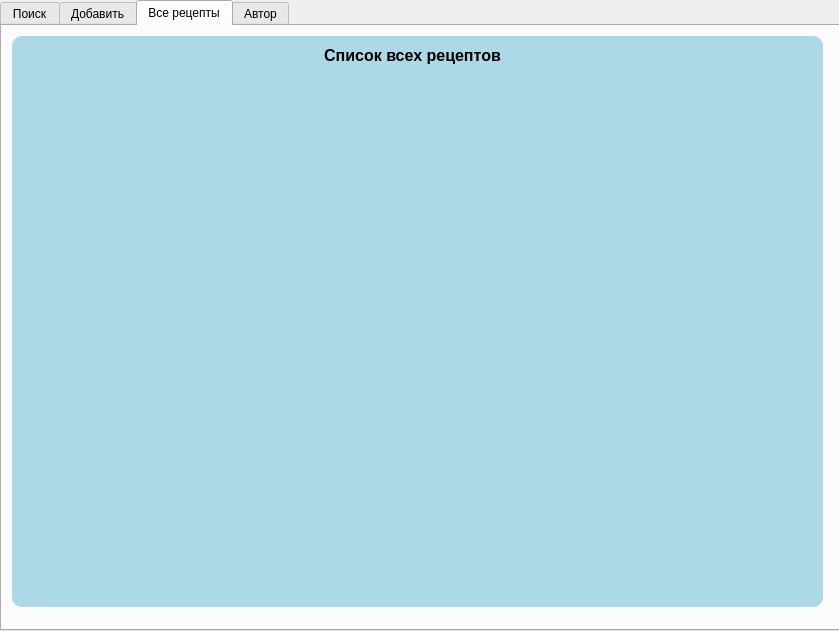
<?xml version="1.0" encoding="UTF-8"?>
<ui version="4.0">
 <class>MainWindow</class>
 <widget class="QMainWindow" name="MainWindow">
  <property name="geometry">
   <rect>
    <x>0</x>
    <y>0</y>
    <width>839</width>
    <height>631</height>
   </rect>
  </property>
  <property name="windowTitle">
   <string>MainWindow</string>
  </property>
  <property name="styleSheet">
   <string notr="true"/>
  </property>
  <widget class="QWidget" name="centralwidget">
   <widget class="QWidget" name="verticalLayoutWidget">
    <property name="geometry">
     <rect>
      <x>0</x>
      <y>0</y>
      <width>841</width>
      <height>631</height>
     </rect>
    </property>
    <layout class="QVBoxLayout" name="verticalLayout">
     <property name="rightMargin">
      <number>0</number>
     </property>
     <item>
      <widget class="QTabWidget" name="tabWidget">
       <property name="styleSheet">
        <string notr="true"/>
       </property>
       <property name="currentIndex">
        <number>2</number>
       </property>
       <widget class="QWidget" name="widget_4">
        <attribute name="title">
         <string>Поиск</string>
        </attribute>
        <widget class="QWidget" name="horizontalLayoutWidget">
         <property name="geometry">
          <rect>
           <x>10</x>
           <y>10</y>
           <width>791</width>
           <height>51</height>
          </rect>
         </property>
         <layout class="QHBoxLayout" name="horizontalLayout0000">
          <item>
           <widget class="QLineEdit" name="search_input">
            <property name="alignment">
             <set>Qt::AlignCenter</set>
            </property>
            <property name="placeholderText">
             <string>Введите здесь название, описание или сложность рецепта</string>
            </property>
           </widget>
          </item>
          <item>
           <widget class="QPushButton" name="search_btn">
            <property name="text">
             <string>Искать</string>
            </property>
           </widget>
          </item>
         </layout>
        </widget>
        <widget class="QWidget" name="verticalLayoutWidget_4">
         <property name="geometry">
          <rect>
           <x>10</x>
           <y>219</y>
           <width>791</width>
           <height>361</height>
          </rect>
         </property>
         <layout class="QVBoxLayout" name="verticalLayout_3">
          <item>
           <widget class="QLabel" name="label_3">
            <property name="maximumSize">
             <size>
              <width>16777215</width>
              <height>50</height>
             </size>
            </property>
            <property name="styleSheet">
             <string notr="true">font-weight: bold; font-size: 16px;</string>
            </property>
            <property name="text">
             <string>Результаты поиска</string>
            </property>
            <property name="alignment">
             <set>Qt::AlignBottom|Qt::AlignHCenter</set>
            </property>
           </widget>
          </item>
          <item>
           <widget class="QListWidget" name="listWidget"/>
          </item>
         </layout>
        </widget>
        <widget class="QWidget" name="layoutWidget">
         <property name="geometry">
          <rect>
           <x>10</x>
           <y>70</y>
           <width>791</width>
           <height>131</height>
          </rect>
         </property>
         <layout class="QGridLayout" name="gridLayout_6">
          <item row="0" column="0">
           <widget class="QLabel" name="label_2">
            <property name="maximumSize">
             <size>
              <width>16777215</width>
              <height>25</height>
             </size>
            </property>
            <property name="styleSheet">
             <string notr="true">font-weight: bold; font-size: 16px;</string>
            </property>
            <property name="text">
             <string>Параметры поиска</string>
            </property>
            <property name="alignment">
             <set>Qt::AlignBottom|Qt::AlignHCenter</set>
            </property>
           </widget>
          </item>
          <item row="2" column="0">
           <widget class="QCheckBox" name="checkBox_3">
            <property name="text">
             <string>Учитывать регистр</string>
            </property>
           </widget>
          </item>
          <item row="3" column="0">
           <widget class="QCheckBox" name="checkBox_2">
            <property name="text">
             <string>Ограничение вывода (первые 10)</string>
            </property>
           </widget>
          </item>
          <item row="1" column="0">
           <widget class="QCheckBox" name="checkBox">
            <property name="styleSheet">
             <string notr="true"/>
            </property>
            <property name="text">
             <string>Вхождение слова</string>
            </property>
           </widget>
          </item>
          <item row="1" column="1">
           <widget class="QRadioButton" name="radioButton">
            <property name="text">
             <string>Названию</string>
            </property>
           </widget>
          </item>
          <item row="2" column="1">
           <widget class="QRadioButton" name="radioButton_2">
            <property name="text">
             <string>Описанию</string>
            </property>
           </widget>
          </item>
          <item row="3" column="1">
           <widget class="QRadioButton" name="radioButton_3">
            <property name="text">
             <string>Сложности</string>
            </property>
           </widget>
          </item>
          <item row="0" column="1">
           <widget class="QLabel" name="label_67">
            <property name="maximumSize">
             <size>
              <width>16777215</width>
              <height>25</height>
             </size>
            </property>
            <property name="styleSheet">
             <string notr="true">font-weight: bold; font-size: 16px;</string>
            </property>
            <property name="text">
             <string>Искать по</string>
            </property>
            <property name="alignment">
             <set>Qt::AlignBottom|Qt::AlignHCenter</set>
            </property>
           </widget>
          </item>
         </layout>
        </widget>
       </widget>
       <widget class="QWidget" name="tab">
        <attribute name="title">
         <string>Добавить</string>
        </attribute>
        <widget class="QWidget" name="gridLayoutWidget">
         <property name="geometry">
          <rect>
           <x>30</x>
           <y>280</y>
           <width>371</width>
           <height>301</height>
          </rect>
         </property>
         <layout class="QGridLayout" name="test_layout">
          <item row="2" column="0">
           <widget class="QTextEdit" name="step_summary_input">
            <property name="maximumSize">
             <size>
              <width>16777215</width>
              <height>100</height>
             </size>
            </property>
           </widget>
          </item>
          <item row="3" column="0">
           <widget class="QPushButton" name="add_step_btn">
            <property name="text">
             <string>Добавить шаг</string>
            </property>
           </widget>
          </item>
          <item row="4" column="0">
           <widget class="QListWidget" name="steps_list">
            <property name="maximumSize">
             <size>
              <width>16777215</width>
              <height>150</height>
             </size>
            </property>
           </widget>
          </item>
          <item row="1" column="0">
           <widget class="QLabel" name="label_4">
            <property name="maximumSize">
             <size>
              <width>16777215</width>
              <height>25</height>
             </size>
            </property>
            <property name="styleSheet">
             <string notr="true">font-weight: bold;</string>
            </property>
            <property name="text">
             <string>Описание шага</string>
            </property>
            <property name="alignment">
             <set>Qt::AlignBottom|Qt::AlignHCenter</set>
            </property>
           </widget>
          </item>
          <item row="0" column="0">
           <widget class="QLabel" name="label_11">
            <property name="maximumSize">
             <size>
              <width>16777215</width>
              <height>25</height>
             </size>
            </property>
            <property name="styleSheet">
             <string notr="true">font-size: 16px; font-weight: bold;</string>
            </property>
            <property name="text">
             <string>Шаги приготовления</string>
            </property>
            <property name="alignment">
             <set>Qt::AlignCenter</set>
            </property>
           </widget>
          </item>
          <item row="5" column="0">
           <widget class="QPushButton" name="pushButton">
            <property name="text">
             <string>Удалить выбранное</string>
            </property>
           </widget>
          </item>
         </layout>
        </widget>
        <widget class="QWidget" name="gridLayoutWidget_2">
         <property name="geometry">
          <rect>
           <x>420</x>
           <y>280</y>
           <width>381</width>
           <height>301</height>
          </rect>
         </property>
         <layout class="QGridLayout" name="gridLayout_3">
          <item row="7" column="0" colspan="2">
           <widget class="QListWidget" name="ingredients_list">
            <property name="maximumSize">
             <size>
              <width>16777215</width>
              <height>150</height>
             </size>
            </property>
           </widget>
          </item>
          <item row="3" column="0">
           <widget class="QLabel" name="label_14">
            <property name="maximumSize">
             <size>
              <width>16777215</width>
              <height>25</height>
             </size>
            </property>
            <property name="styleSheet">
             <string notr="true">font-weight: bold;</string>
            </property>
            <property name="text">
             <string>Единицы измерения</string>
            </property>
            <property name="alignment">
             <set>Qt::AlignCenter</set>
            </property>
           </widget>
          </item>
          <item row="2" column="1">
           <widget class="QLineEdit" name="ingredient_title_input">
            <property name="maximumSize">
             <size>
              <width>150</width>
              <height>16777215</height>
             </size>
            </property>
           </widget>
          </item>
          <item row="0" column="0" colspan="2">
           <widget class="QLabel" name="label_6">
            <property name="maximumSize">
             <size>
              <width>16777215</width>
              <height>25</height>
             </size>
            </property>
            <property name="styleSheet">
             <string notr="true">font-size: 16px; font-weight: bold;</string>
            </property>
            <property name="text">
             <string>Ингредиенты</string>
            </property>
            <property name="alignment">
             <set>Qt::AlignCenter</set>
            </property>
           </widget>
          </item>
          <item row="2" column="0">
           <widget class="QLabel" name="label_7">
            <property name="maximumSize">
             <size>
              <width>16777215</width>
              <height>25</height>
             </size>
            </property>
            <property name="styleSheet">
             <string notr="true">font-weight: bold;</string>
            </property>
            <property name="text">
             <string>Название инредиента</string>
            </property>
            <property name="alignment">
             <set>Qt::AlignCenter</set>
            </property>
           </widget>
          </item>
          <item row="6" column="0" colspan="2">
           <widget class="QPushButton" name="add_ingredient_btn">
            <property name="text">
             <string>Добавить инредиент</string>
            </property>
           </widget>
          </item>
          <item row="3" column="1">
           <widget class="QLineEdit" name="ingredient_unit_input">
            <property name="maximumSize">
             <size>
              <width>150</width>
              <height>16777215</height>
             </size>
            </property>
           </widget>
          </item>
          <item row="4" column="0">
           <widget class="QLabel" name="label_8">
            <property name="maximumSize">
             <size>
              <width>16777215</width>
              <height>25</height>
             </size>
            </property>
            <property name="styleSheet">
             <string notr="true">font-weight: bold;</string>
            </property>
            <property name="text">
             <string>Количество</string>
            </property>
            <property name="alignment">
             <set>Qt::AlignCenter</set>
            </property>
           </widget>
          </item>
          <item row="4" column="1">
           <widget class="QSpinBox" name="ingredient_amount">
            <property name="maximumSize">
             <size>
              <width>150</width>
              <height>16777215</height>
             </size>
            </property>
            <property name="wrapping">
             <bool>false</bool>
            </property>
            <property name="alignment">
             <set>Qt::AlignJustify|Qt::AlignVCenter</set>
            </property>
            <property name="accelerated">
             <bool>false</bool>
            </property>
            <property name="correctionMode">
             <enum>QAbstractSpinBox::CorrectToPreviousValue</enum>
            </property>
            <property name="minimum">
             <number>1</number>
            </property>
           </widget>
          </item>
          <item row="8" column="0" colspan="2">
           <widget class="QPushButton" name="pushButton_2">
            <property name="cursor">
             <cursorShape>PointingHandCursor</cursorShape>
            </property>
            <property name="text">
             <string>Удалить выбранное</string>
            </property>
           </widget>
          </item>
         </layout>
        </widget>
        <widget class="QWidget" name="gridLayoutWidget_3">
         <property name="geometry">
          <rect>
           <x>30</x>
           <y>10</y>
           <width>771</width>
           <height>251</height>
          </rect>
         </property>
         <layout class="QGridLayout" name="gridLayout_4">
          <item row="1" column="0">
           <widget class="QLabel" name="label_10">
            <property name="maximumSize">
             <size>
              <width>16777215</width>
              <height>25</height>
             </size>
            </property>
            <property name="styleSheet">
             <string notr="true">font-size: 16px; font-weight: bold;</string>
            </property>
            <property name="text">
             <string>Описание</string>
            </property>
            <property name="alignment">
             <set>Qt::AlignBottom|Qt::AlignHCenter</set>
            </property>
           </widget>
          </item>
          <item row="4" column="1">
           <widget class="QTimeEdit" name="recipe_time_input">
            <property name="alignment">
             <set>Qt::AlignCenter</set>
            </property>
           </widget>
          </item>
          <item row="0" column="1">
           <widget class="QLineEdit" name="recipe_title_input">
            <property name="alignment">
             <set>Qt::AlignCenter</set>
            </property>
           </widget>
          </item>
          <item row="0" column="0">
           <widget class="QLabel" name="label_9">
            <property name="maximumSize">
             <size>
              <width>16777215</width>
              <height>25</height>
             </size>
            </property>
            <property name="styleSheet">
             <string notr="true">font-size: 16px; font-weight: bold;</string>
            </property>
            <property name="text">
             <string>Название</string>
            </property>
            <property name="alignment">
             <set>Qt::AlignBottom|Qt::AlignHCenter</set>
            </property>
           </widget>
          </item>
          <item row="4" column="0">
           <widget class="QLabel" name="label_12">
            <property name="maximumSize">
             <size>
              <width>16777215</width>
              <height>25</height>
             </size>
            </property>
            <property name="styleSheet">
             <string notr="true">font-size: 16px; font-weight: bold;</string>
            </property>
            <property name="text">
             <string>Время приготовления в минутах</string>
            </property>
            <property name="alignment">
             <set>Qt::AlignBottom|Qt::AlignHCenter</set>
            </property>
           </widget>
          </item>
          <item row="1" column="1">
           <widget class="QTextEdit" name="recipe_summary_input">
            <property name="maximumSize">
             <size>
              <width>16777215</width>
              <height>100</height>
             </size>
            </property>
           </widget>
          </item>
          <item row="9" column="0" colspan="2">
           <widget class="QPushButton" name="add_recipe_btn">
            <property name="cursor">
             <cursorShape>PointingHandCursor</cursorShape>
            </property>
            <property name="text">
             <string>Добавить рецепт</string>
            </property>
           </widget>
          </item>
          <item row="7" column="1">
           <widget class="QComboBox" name="recipe_difficult">
            <property name="currentText">
             <string>Легкий</string>
            </property>
            <item>
             <property name="text">
              <string>Легкий</string>
             </property>
            </item>
            <item>
             <property name="text">
              <string>Средний</string>
             </property>
            </item>
            <item>
             <property name="text">
              <string>Сложный</string>
             </property>
            </item>
           </widget>
          </item>
          <item row="7" column="0">
           <widget class="QLabel" name="label_13">
            <property name="maximumSize">
             <size>
              <width>16777215</width>
              <height>25</height>
             </size>
            </property>
            <property name="styleSheet">
             <string notr="true">font-size: 16px; font-weight: bold;</string>
            </property>
            <property name="text">
             <string>Сложность</string>
            </property>
            <property name="alignment">
             <set>Qt::AlignBottom|Qt::AlignHCenter</set>
            </property>
           </widget>
          </item>
         </layout>
        </widget>
       </widget>
       <widget class="QWidget" name="tab_9">
        <attribute name="title">
         <string>Все рецепты</string>
        </attribute>
        <widget class="QFrame" name="frame_2">
         <property name="geometry">
          <rect>
           <x>10</x>
           <y>10</y>
           <width>811</width>
           <height>571</height>
          </rect>
         </property>
         <property name="styleSheet">
          <string notr="true">background-color: lightblue; border-radius: 10px;</string>
         </property>
         <property name="frameShape">
          <enum>QFrame::Panel</enum>
         </property>
         <property name="frameShadow">
          <enum>QFrame::Sunken</enum>
         </property>
         <property name="lineWidth">
          <number>5</number>
         </property>
         <widget class="QWidget" name="gridLayoutWidget_4">
          <property name="geometry">
           <rect>
            <x>10</x>
            <y>10</y>
            <width>781</width>
            <height>561</height>
           </rect>
          </property>
          <layout class="QGridLayout" name="gridLayout_5">
           <item row="1" column="0">
            <widget class="QListWidget" name="all_recipes_list"/>
           </item>
           <item row="0" column="0">
            <widget class="QLabel" name="label_15">
             <property name="maximumSize">
              <size>
               <width>16777215</width>
               <height>25</height>
              </size>
             </property>
             <property name="styleSheet">
              <string notr="true">font-size: 16px; font-weight: bold;</string>
             </property>
             <property name="text">
              <string>Список всех рецептов</string>
             </property>
             <property name="alignment">
              <set>Qt::AlignBottom|Qt::AlignHCenter</set>
             </property>
            </widget>
           </item>
          </layout>
         </widget>
        </widget>
       </widget>
       <widget class="QWidget" name="tab_8">
        <attribute name="title">
         <string>Автор</string>
        </attribute>
        <widget class="QWidget" name="verticalLayoutWidget_2">
         <property name="geometry">
          <rect>
           <x>30</x>
           <y>10</y>
           <width>771</width>
           <height>81</height>
          </rect>
         </property>
         <layout class="QGridLayout" name="gridLayout">
          <item row="0" column="0">
           <widget class="QLabel" name="author_title_label">
            <property name="maximumSize">
             <size>
              <width>16777215</width>
              <height>25</height>
             </size>
            </property>
            <property name="text">
             <string>Об авторе</string>
            </property>
            <property name="textFormat">
             <enum>Qt::AutoText</enum>
            </property>
            <property name="alignment">
             <set>Qt::AlignHCenter|Qt::AlignTop</set>
            </property>
            <property name="wordWrap">
             <bool>false</bool>
            </property>
           </widget>
          </item>
          <item row="1" column="0">
           <widget class="QLabel" name="channel_label">
            <property name="maximumSize">
             <size>
              <width>16777215</width>
              <height>50</height>
             </size>
            </property>
            <property name="autoFillBackground">
             <bool>false</bool>
            </property>
            <property name="text">
             <string>Telegram:</string>
            </property>
            <property name="scaledContents">
             <bool>false</bool>
            </property>
            <property name="alignment">
             <set>Qt::AlignLeading|Qt::AlignLeft|Qt::AlignTop</set>
            </property>
            <property name="wordWrap">
             <bool>false</bool>
            </property>
           </widget>
          </item>
          <item row="2" column="0">
           <widget class="QLabel" name="label">
            <property name="text">
             <string>eMail:</string>
            </property>
           </widget>
          </item>
         </layout>
        </widget>
        <widget class="QFrame" name="frame">
         <property name="geometry">
          <rect>
           <x>200</x>
           <y>240</y>
           <width>341</width>
           <height>171</height>
          </rect>
         </property>
         <property name="styleSheet">
          <string notr="true">background-color: lightblue; border-radius: 10px;</string>
         </property>
         <property name="frameShape">
          <enum>QFrame::Panel</enum>
         </property>
         <property name="frameShadow">
          <enum>QFrame::Sunken</enum>
         </property>
         <property name="lineWidth">
          <number>5</number>
         </property>
        </widget>
       </widget>
      </widget>
     </item>
    </layout>
   </widget>
  </widget>
 </widget>
 <resources/>
 <connections/>
</ui>
